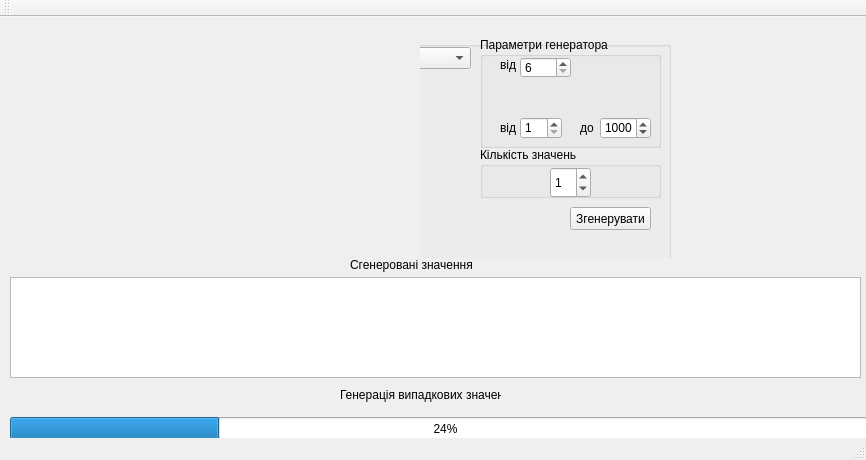
<?xml version="1.0" encoding="UTF-8"?>
<ui version="4.0">
 <class>MainWindow</class>
 <widget class="QMainWindow" name="MainWindow">
  <property name="geometry">
   <rect>
    <x>0</x>
    <y>0</y>
    <width>866</width>
    <height>460</height>
   </rect>
  </property>
  <property name="windowTitle">
   <string>Генератор псевдовипадкових чисел</string>
  </property>
  <widget class="QWidget" name="centralWidget">
   <widget class="QPlainTextEdit" name="plainTextEdit">
    <property name="geometry">
     <rect>
      <x>10</x>
      <y>260</y>
      <width>851</width>
      <height>101</height>
     </rect>
    </property>
   </widget>
   <widget class="QCustomPlot" name="widget" native="true">
    <property name="geometry">
     <rect>
      <x>420</x>
      <y>0</y>
      <width>441</width>
      <height>241</height>
     </rect>
    </property>
    <widget class="QGroupBox" name="groupBox">
     <property name="geometry">
      <rect>
       <x>-150</x>
       <y>10</y>
       <width>401</width>
       <height>241</height>
      </rect>
     </property>
     <property name="title">
      <string>Основне меню</string>
     </property>
     <widget class="QGroupBox" name="groupBox_2">
      <property name="geometry">
       <rect>
        <x>210</x>
        <y>10</y>
        <width>181</width>
        <height>111</height>
       </rect>
      </property>
      <property name="title">
       <string>Параметри генератора</string>
      </property>
      <widget class="QLabel" name="label">
       <property name="geometry">
        <rect>
         <x>20</x>
         <y>20</y>
         <width>21</width>
         <height>16</height>
        </rect>
       </property>
       <property name="text">
        <string>від</string>
       </property>
      </widget>
      <widget class="QLabel" name="label_2">
       <property name="geometry">
        <rect>
         <x>100</x>
         <y>80</y>
         <width>21</width>
         <height>21</height>
        </rect>
       </property>
       <property name="text">
        <string>до</string>
       </property>
      </widget>
      <widget class="QSpinBox" name="spinBox_2">
       <property name="geometry">
        <rect>
         <x>40</x>
         <y>20</y>
         <width>51</width>
         <height>21</height>
        </rect>
       </property>
       <property name="minimum">
        <number>6</number>
       </property>
       <property name="maximum">
        <number>5000</number>
       </property>
      </widget>
      <widget class="QSpinBox" name="spinBox_3">
       <property name="geometry">
        <rect>
         <x>120</x>
         <y>80</y>
         <width>51</width>
         <height>22</height>
        </rect>
       </property>
       <property name="minimum">
        <number>1</number>
       </property>
       <property name="maximum">
        <number>5000</number>
       </property>
       <property name="value">
        <number>1000</number>
       </property>
      </widget>
      <widget class="QSpinBox" name="spinBox_4">
       <property name="geometry">
        <rect>
         <x>40</x>
         <y>80</y>
         <width>42</width>
         <height>22</height>
        </rect>
       </property>
       <property name="minimum">
        <number>1</number>
       </property>
       <property name="maximum">
        <number>5000</number>
       </property>
      </widget>
      <widget class="QLabel" name="label_5">
       <property name="geometry">
        <rect>
         <x>20</x>
         <y>80</y>
         <width>31</width>
         <height>21</height>
        </rect>
       </property>
       <property name="text">
        <string>від</string>
       </property>
      </widget>
     </widget>
     <widget class="QComboBox" name="comboBox">
      <property name="geometry">
       <rect>
        <x>10</x>
        <y>20</y>
        <width>191</width>
        <height>22</height>
       </rect>
      </property>
      <item>
       <property name="text">
        <string>ГПВЧ на основі МСК</string>
       </property>
      </item>
      <item>
       <property name="text">
        <string>Лінійний конгруентний метод</string>
       </property>
      </item>
      <item>
       <property name="text">
        <string>Алгоритм Лемера</string>
       </property>
      </item>
      <item>
       <property name="text">
        <string>Метод Фібоначчі з запізненнями </string>
       </property>
      </item>
      <item>
       <property name="text">
        <string>Квадратичний конгруентний метод</string>
       </property>
      </item>
      <item>
       <property name="text">
        <string>Мультиплікативний метод</string>
       </property>
      </item>
      <item>
       <property name="text">
        <string>Лінійний метод</string>
       </property>
      </item>
      <item>
       <property name="text">
        <string>Вихор Мерсенна</string>
       </property>
      </item>
      <item>
       <property name="text">
        <string>Xorshift32</string>
       </property>
      </item>
      <item>
       <property name="text">
        <string>Marsaglia-multicarry</string>
       </property>
      </item>
     </widget>
     <widget class="QPushButton" name="pushButton">
      <property name="geometry">
       <rect>
        <x>300</x>
        <y>180</y>
        <width>81</width>
        <height>23</height>
       </rect>
      </property>
      <property name="text">
       <string>Згенерувати</string>
      </property>
     </widget>
     <widget class="QGroupBox" name="groupBox_3">
      <property name="geometry">
       <rect>
        <x>210</x>
        <y>120</y>
        <width>181</width>
        <height>51</height>
       </rect>
      </property>
      <property name="title">
       <string>Кількість значень</string>
      </property>
      <widget class="QSpinBox" name="spinBox">
       <property name="geometry">
        <rect>
         <x>70</x>
         <y>20</y>
         <width>41</width>
         <height>31</height>
        </rect>
       </property>
       <property name="maximum">
        <number>5000</number>
       </property>
       <property name="value">
        <number>1</number>
       </property>
      </widget>
     </widget>
     <zorder>groupBox_2</zorder>
     <zorder>comboBox</zorder>
     <zorder>pushButton</zorder>
     <zorder>groupBox_3</zorder>
     <zorder>spinBox</zorder>
     <zorder>spinBox</zorder>
    </widget>
   </widget>
   <widget class="QProgressBar" name="progressBar">
    <property name="geometry">
     <rect>
      <x>10</x>
      <y>400</y>
      <width>871</width>
      <height>23</height>
     </rect>
    </property>
    <property name="value">
     <number>24</number>
    </property>
   </widget>
   <widget class="QLabel" name="label_3">
    <property name="geometry">
     <rect>
      <x>340</x>
      <y>370</y>
      <width>161</width>
      <height>16</height>
     </rect>
    </property>
    <property name="text">
     <string>Генерація випадкових значень</string>
    </property>
   </widget>
   <widget class="QLabel" name="label_4">
    <property name="geometry">
     <rect>
      <x>350</x>
      <y>240</y>
      <width>161</width>
      <height>16</height>
     </rect>
    </property>
    <property name="text">
     <string>Сгенеровані значення</string>
    </property>
   </widget>
  </widget>
  <widget class="QMenuBar" name="menuBar">
   <property name="geometry">
    <rect>
     <x>0</x>
     <y>0</y>
     <width>866</width>
     <height>27</height>
    </rect>
   </property>
  </widget>
  <widget class="QToolBar" name="mainToolBar">
   <attribute name="toolBarArea">
    <enum>TopToolBarArea</enum>
   </attribute>
   <attribute name="toolBarBreak">
    <bool>false</bool>
   </attribute>
  </widget>
  <widget class="QStatusBar" name="statusBar"/>
 </widget>
 <layoutdefault spacing="6" margin="11"/>
 <customwidgets>
  <customwidget>
   <class>QCustomPlot</class>
   <extends>QWidget</extends>
   <header>qcustomplot.h</header>
   <container>1</container>
  </customwidget>
 </customwidgets>
 <resources/>
 <connections/>
</ui>
